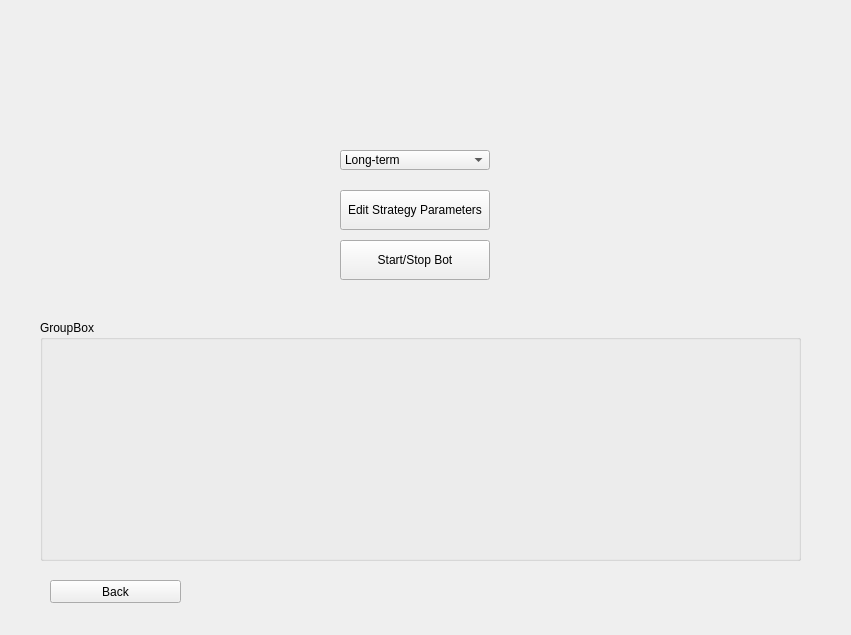
<?xml version="1.0" encoding="UTF-8"?>
<ui version="4.0">
 <class>Form</class>
 <widget class="QWidget" name="Form">
  <property name="geometry">
   <rect>
    <x>0</x>
    <y>0</y>
    <width>851</width>
    <height>635</height>
   </rect>
  </property>
  <property name="windowTitle">
   <string>Form</string>
  </property>
  <widget class="QPushButton" name="pushButton">
   <property name="geometry">
    <rect>
     <x>340</x>
     <y>190</y>
     <width>150</width>
     <height>40</height>
    </rect>
   </property>
   <property name="text">
    <string>Edit Strategy Parameters</string>
   </property>
  </widget>
  <widget class="QComboBox" name="comboBox">
   <property name="geometry">
    <rect>
     <x>340</x>
     <y>150</y>
     <width>150</width>
     <height>20</height>
    </rect>
   </property>
   <item>
    <property name="text">
     <string>Long-term</string>
    </property>
   </item>
   <item>
    <property name="text">
     <string>hybrid</string>
    </property>
   </item>
   <item>
    <property name="text">
     <string>Short</string>
    </property>
   </item>
  </widget>
  <widget class="QGroupBox" name="groupBox">
   <property name="geometry">
    <rect>
     <x>40</x>
     <y>320</y>
     <width>761</width>
     <height>241</height>
    </rect>
   </property>
   <property name="title">
    <string>GroupBox</string>
   </property>
  </widget>
  <widget class="QPushButton" name="pushButton_2">
   <property name="geometry">
    <rect>
     <x>340</x>
     <y>240</y>
     <width>150</width>
     <height>40</height>
    </rect>
   </property>
   <property name="text">
    <string>Start/Stop Bot</string>
   </property>
  </widget>
  <widget class="QPushButton" name="pushButton_3">
   <property name="geometry">
    <rect>
     <x>50</x>
     <y>580</y>
     <width>131</width>
     <height>23</height>
    </rect>
   </property>
   <property name="text">
    <string>Back</string>
   </property>
  </widget>
 </widget>
 <resources/>
 <connections/>
</ui>
